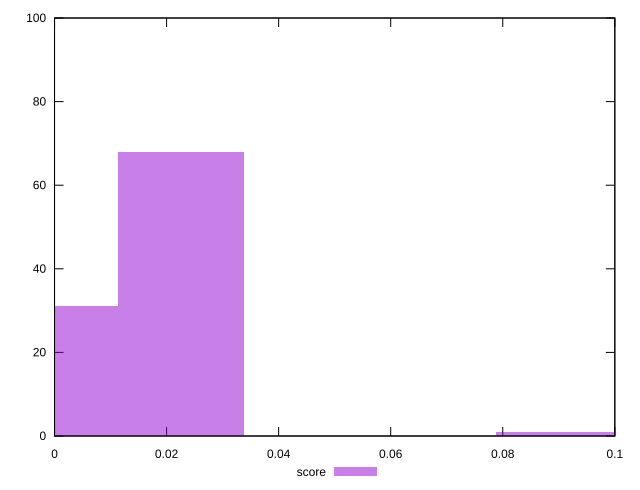

Write the gnuplot code that produced this figure.
reset

$score <<EOF
0.02250606074941515 68
0.0900242429976606 1
0 31
EOF

set key outside below
set boxwidth 0.02250606074941515
set xrange [0:0.1]
set yrange [0:100]
set trange [0:100]
set style fill transparent solid 0.5 noborder
set terminal svg size 640, 490 enhanced background rgb 'white'
set output "report_00019_2021-02-10T18-14-37.922Z//cumulative-layout-shift/samples/pages/score/histogram.svg"

plot $score title "score" with boxes

reset
